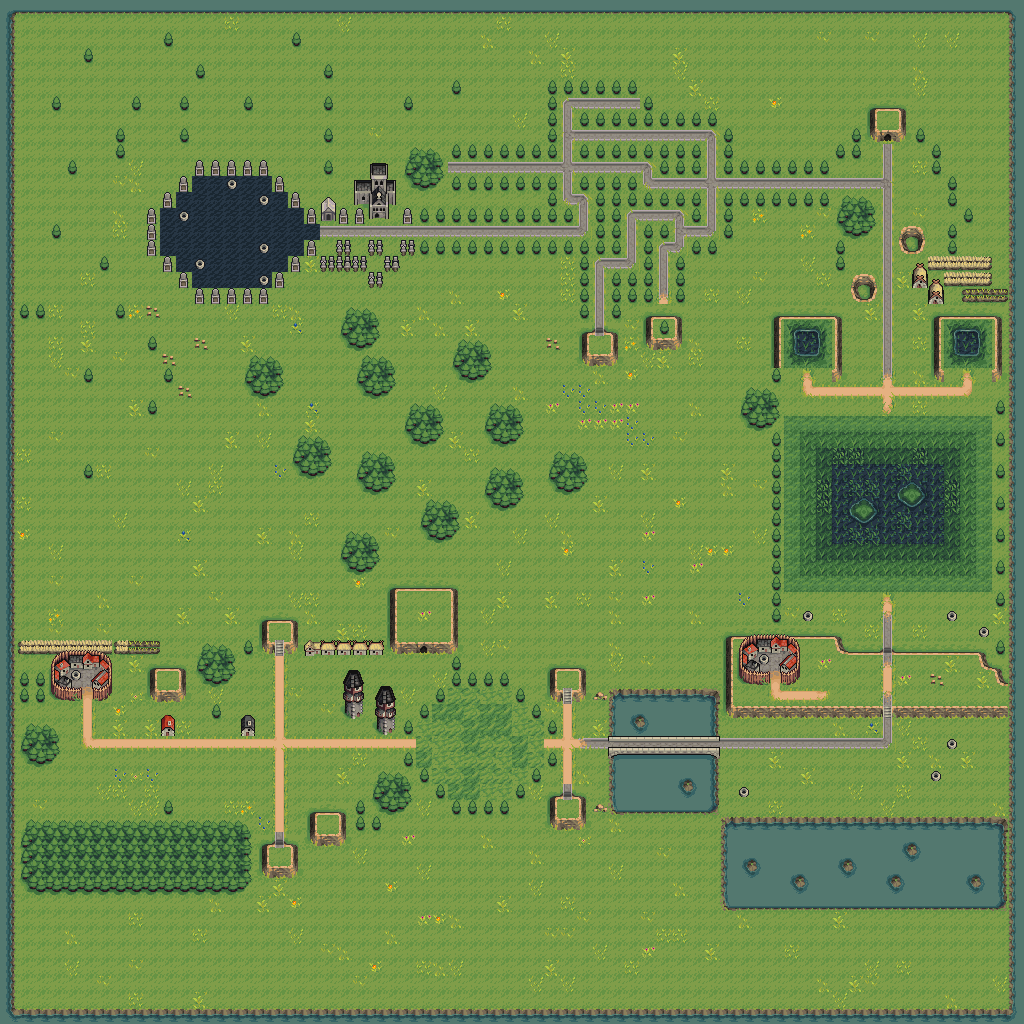

Rendered tile map (Tiled .tmx) drawn with the repository's tilesets; below, a short description and the map source with its tile grids summarised:
An orthogonal 64x64 tile map with 16x16 px tiles, 2 tile layers (Ground, Top).

<map version="1.8" tiledversion="1.8.2" orientation="orthogonal" renderorder="right-down" width="64" height="64" tilewidth="16" tileheight="16" infinite="0" nextlayerid="3" nextobjectid="1">
 <tileset firstgid="1" source="grass_biome.tsx" />
 <layer id="1" name="Ground" width="64" height="64">
  <data>[4096 cells, 4096 non-empty, 140 distinct tile ids]</data>
 </layer>
 <layer id="2" name="Top" width="64" height="64">
  <data>[4096 cells, 76 non-empty, 26 distinct tile ids]</data>
 </layer>
</map>